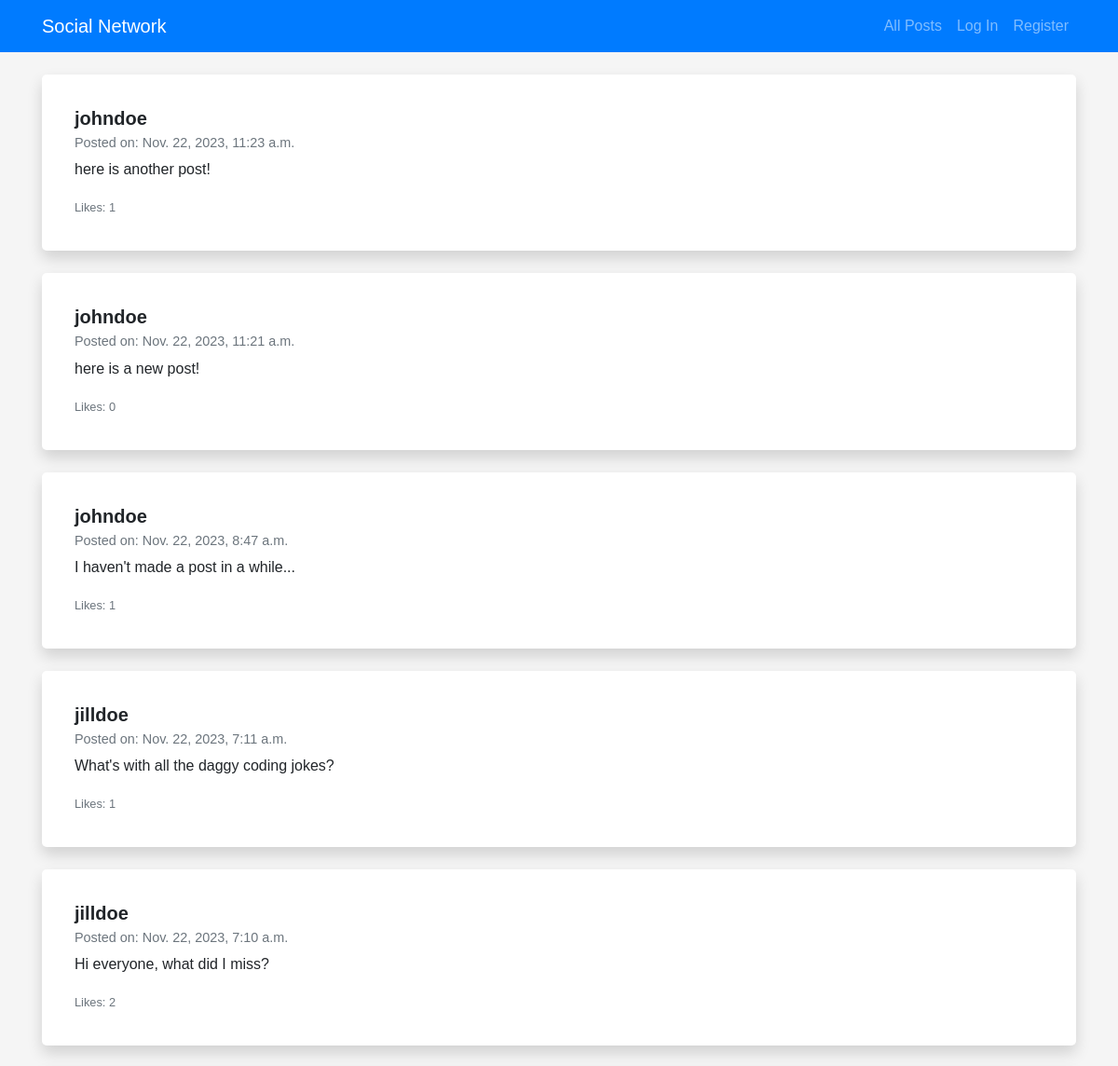
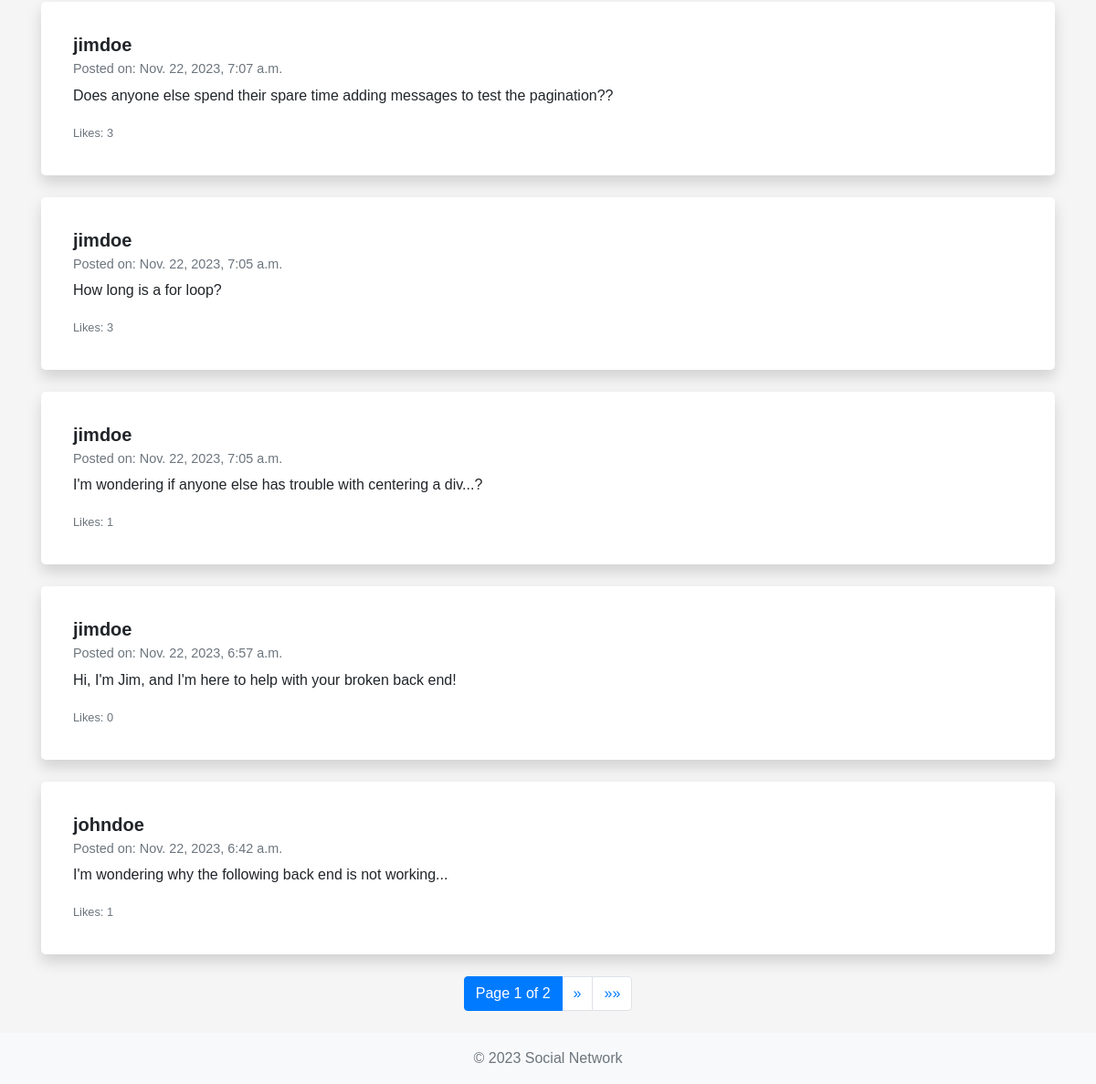
Page /all_posts on the earlier database version (2 pictures, top to bottom).
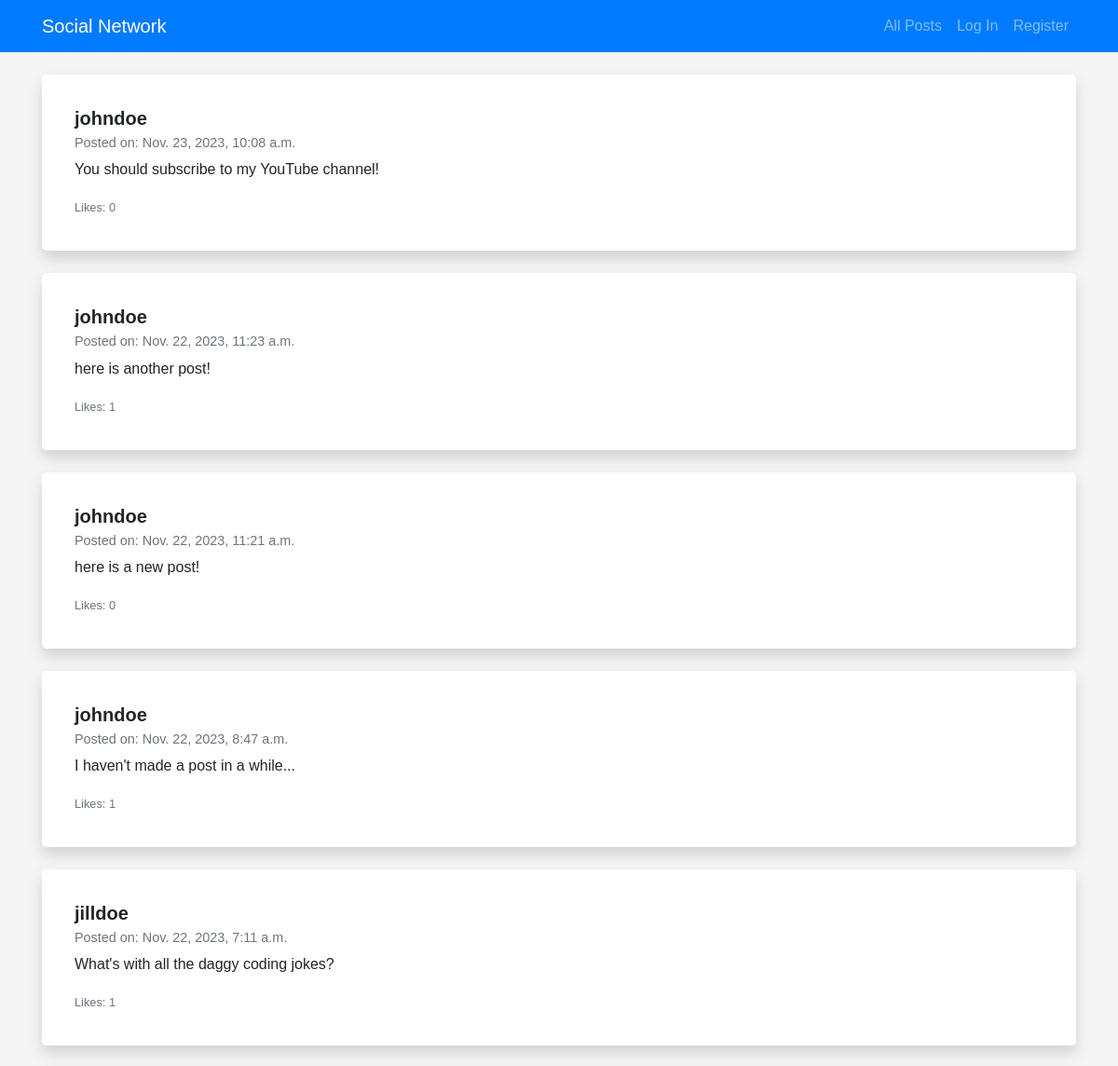
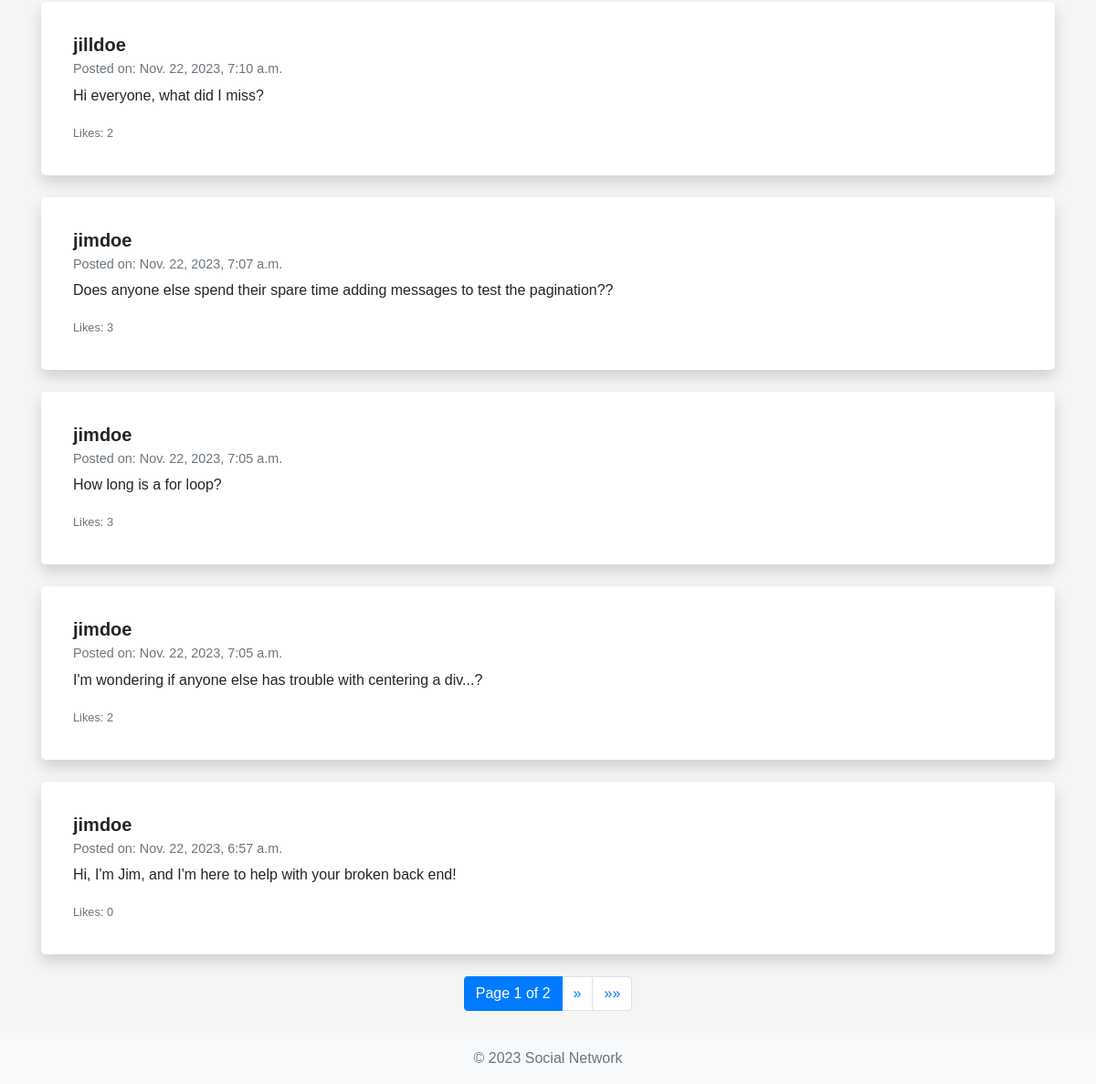
Same page on the later database version (2 pictures, top to bottom).
### network/models.py (models this page shows, shortened)
class Post (models.Model):
    post = models.CharField(max_length=500)
    user = models.ForeignKey(User, on_delete=models.CASCADE, related_name="posts")
    timestamp = models.DateTimeField(auto_now_add=True)
    likes = models.ManyToManyField(User, blank=True, related_name="liked_posts")

class User(AbstractUser):
    pass

### network/views.py (the view)
# urls.py: path("all_posts", views.all_posts, name="all_posts"),
def all_posts(request):
    posts_list = Post.objects.all().order_by('-timestamp')
    paginator = Paginator(posts_list, 10)
    page_number = request.GET.get('page')
    posts = paginator.get_page(page_number)
    return render(request, "network/all_posts.html", {"posts": posts})

### network/templates/network/all_posts.html (shortened to what this page needs)
{% extends "network/layout.html" %}
{% block body %}
<div class="posts">
    {% for post in posts %}
        <div class="post card shadow mb-4">
            <div class="card-body">
                <h5 class="card-title">{{ post.user.username }}</h5>
                <h6 class="card-subtitle mb-2 text-muted">Posted on: {{ post.timestamp }}</h6>
                <p class="card-text">{{ post.post }}</p>
                <p class="card-text">
                    <small class="text-muted">Likes: {{ post.likes.count }}</small>
                </p>
            </div>
        </div>
    {% empty %}
        <div class="alert alert-info" role="alert">
            No posts to display.
        </div>
    {% endfor %}
</div>
<nav aria-label="Page navigation">
    <ul class="pagination justify-content-center">
        <li class="page-item active">
            <span class="page-link">
                Page {{ posts.number }} of {{ posts.paginator.num_pages }}
            </span>
        </li>
        {% if posts.has_next %}
            <li class="page-item">
                <a class="page-link" href="?page={{ posts.next_page_number }}" aria-label="Next">
                    <span aria-hidden="true">&raquo;</span>
                </a>
            </li>
            <li class="page-item">
                <a class="page-link" href="?page={{ posts.paginator.num_pages }}" aria-label="Last">
                    <span aria-hidden="true">&raquo;&raquo;</span>
                </a>
            </li>
        {% endif %}
    </ul>
</nav>
{% endblock %}

Differences in the rows shown:
no longer on this page (row unchanged): Post: user.username "johndoe", timestamp "Nov. 22, 2023, 6:42 a.m.", post "I'm wondering why the following back end is not working...", likes.count "1"
added Post: user.username "johndoe", timestamp "Nov. 23, 2023, 10:08 a.m.", post "You should subscribe to my YouTube channel!", likes.count "0"
computed for Post "I'm wondering if anyone else has trouble with centering a div...?": likes.count "1" → "2"
